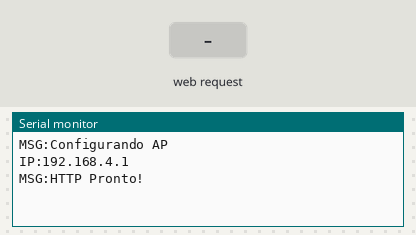
Simulated run of this sketch. Board: ESP8266 (NodeMCU). Parts: the last lines printed to the serial monitor. The inputs (shaded band) are chosen by the test bench.

Above: at 1.2 s.
1.3 s: HTTP request GET /enviar received
At 2.5 s:
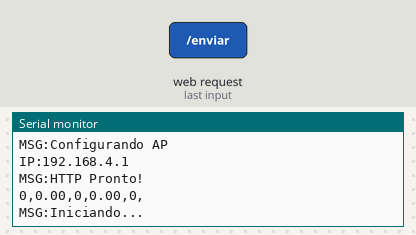
2.8 s: HTTP request GET /enviar?i=1 received
At 3.6 s:
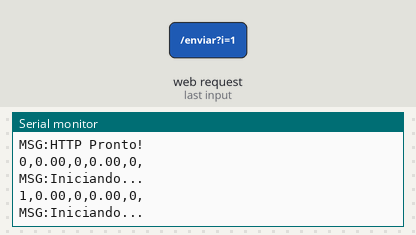

The sketch:

esp01s.ino
```cpp
#include <ESP8266WiFi.h>
#include <ESP8266WebServer.h>

const char *ssid = "PI3A";
const char *password = "OIZEASGTB";

ESP8266WebServer server(80); // Define o servidor na porta padrão

const char HTML_PAGINA[] PROGMEM = R"***(
<!DOCTYPE html>
<html>
<head>
    <meta charset="UTF-8">
    <meta name="viewport" content="width=device-width, initial-scale=1.0">
    <title>Robô Agrícola</title>
</head>
<body>
    <form action="/enviar" method="GET">
        Fileiras [qtd]:<br>
        <input type=number name=i min=1 required oninput="x_x.required=this.value>1"><br>
        Comprimento das fileiras [m]:<br>
        <input type=number name=y min=0.1 step=0.01 required><br>
        Espaçamento entre fileiras [cm]:<br>
        <input type=number name=x_x min=1><br>
        Largura máxima do plantio [m]:<br>
        <input type=number name=x min=0 step=0.01><br>
        Espaçamento entre sementes [cm]:<br>
        <input type=number name=n min=1 required><br>
        Direção:<br>
        <select name=direcao>
            <option value=dir>Direita
            <option value=esq>Esquerda
        </select>
        <br><br>
        <button value=submit>Iniciar
    </form>
</body>
</html>
)***";

void handleRoot()
{
  server.send(200, "text/html", HTML_PAGINA);
}

void handleFormulario()
{
  // Captura os dados do formulário HTTP
  int fileiras = server.arg("i").toInt();
  float comprimento = server.arg("y").toFloat();
  int esp_fileiras = server.arg("x_x").toInt();
  float largura_max = server.arg("x").toFloat();
  int esp_sementes = server.arg("n").toInt();
  String direcao = server.arg("direcao"); // "dir" ou "esq"

  // Monta uma string formatada para a Serial
  Serial.print(fileiras);
  Serial.print(",");
  Serial.print(comprimento, 2);
  Serial.print(",");
  Serial.print(esp_fileiras);
  Serial.print(",");
  Serial.print(largura_max, 2);
  Serial.print(",");
  Serial.print(esp_sementes);
  Serial.print(",");
  Serial.print(direcao);
  Serial.print("\n");

  // Responde no Display
  Serial.println("MSG:Iniciando...");

  // Responde no navegador
  String htmlResposta = "<h1>Dados enviados!</h1>";
  htmlResposta += "<p>Configuração carregada com sucesso.</p>";
  htmlResposta += "<a href='/'>Voltar</a>";
  server.send(200, "text/html", htmlResposta);
}

void setup()
{
  Serial.begin(9600);

  Serial.println("MSG:Configurando AP");
  WiFi.softAP(ssid, password);

  IPAddress esp_ip = WiFi.softAPIP();
  Serial.print("IP:");
  Serial.println(esp_ip);

  server.on("/", handleRoot);
  server.on("/enviar", handleFormulario);
  server.begin();

  Serial.println("MSG:HTTP Pronto!");
}

void loop()
{
  server.handleClient();
}
```

Measured:
- after the input at 1.3 s, the serial monitor: prints a new line at once (image 1)
- after the input at 2.8 s, the serial monitor: prints a new line at once (image 2)
